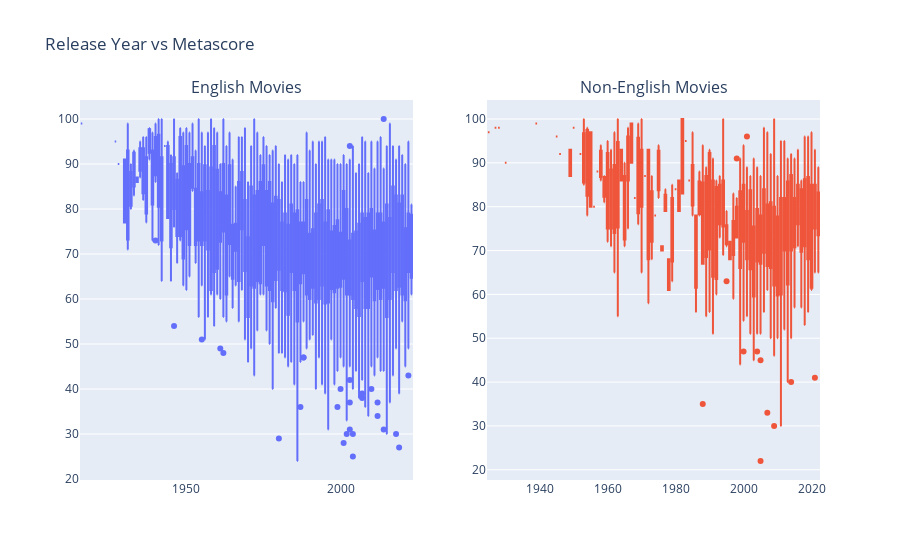

Notebook code for this chart:
### Code cell
fig = make_subplots(rows=1, cols=2, subplot_titles=['English Movies', 'Non-English Movies'])
fig.add_trace(
    go.Box(x=english_movies['Release_Year'], y=english_movies['MetaScore'], name='English Movies'),
    row=1, col=1
)
fig.add_trace(
    go.Box(x=non_english_movies['Release_Year'], y=non_english_movies['MetaScore'], name='Non-English Movies'),
    row=1, col=2
)

fig.update_layout(title_text='Release Year vs Metascore', showlegend=False)
fig.show()

### Figure 1 — Plotly figure (JSON) as saved in the notebook; plotly's stock layout.template omitted (floating-point values rounded to 4 significant figures; data arrays with more than 128 entries replaced by an {"elided": "..."} marker saying what was removed)
{"data": [{"name": "English Movies", "type": "box", "x": {"elided": "2587 int values"}, "xaxis": "x", "y": {"elided": "2587 int values"}, "yaxis": "y"}, {"name": "Non-English Movies", "type": "box", "x": {"elided": "1483 int values"}, "xaxis": "x2", "y": {"elided": "1483 int values"}, "yaxis": "y2"}], "layout": {"annotations": [{"font": {"size": 16}, "showarrow": false, "text": "English Movies", "x": 0.225, "xanchor": "center", "xref": "paper", "y": 1, "yanchor": "bottom", "yref": "paper"}, {"font": {"size": 16}, "showarrow": false, "text": "Non-English Movies", "x": 0.775, "xanchor": "center", "xref": "paper", "y": 1, "yanchor": "bottom", "yref": "paper"}], "showlegend": false, "title": {"text": "Release Year vs Metascore"}, "xaxis": {"anchor": "y", "domain": [0, 0.45]}, "xaxis2": {"anchor": "y2", "domain": [0.55, 1]}, "yaxis": {"anchor": "x", "domain": [0, 1]}, "yaxis2": {"anchor": "x2", "domain": [0, 1]}}}
